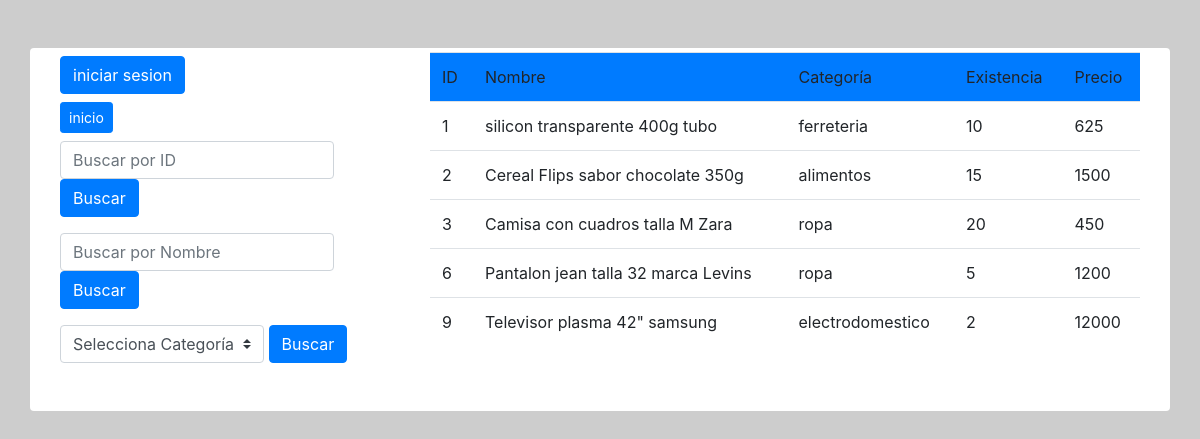
The page / on the database its author committed.
### tables this page shows
CREATE TABLE `productos` (
  `id` int(11) NOT NULL,
  `nombre` varchar(60) NOT NULL,
  `precio` float NOT NULL,
  `idcategoria` int(11) NOT NULL,
  `idusuario` int(11) NOT NULL,
  `existencia` float NOT NULL
);

CREATE TABLE `catalogo` (
  `id` int(11) NOT NULL,
  `nombre` varchar(60) NOT NULL
);

### application/controllers/Inicio.php (called while the page is built, shortened)
<?php
class Inicio extends CI_Controller
{
	public function __construct()
	{
		$this->load->model('system');
		$this->load->library('session');
	}
	public function index()
	{
		$query = $this->system->all_products();
		$data['query'] = $query;
		$this->load->view('index', $data);
	}
}

### index.php (called while the page is built, shortened)
<?php
require_once BASEPATH.'core/CodeIgniter.php';

### application/models/System.php (called while the page is built, shortened)
<?php
class System extends CI_Model
{
	public function all_products()
	{	return $this->db->select('(productos.id) as id, (productos.nombre) as nombre, existencia, precio,(catalogo.nombre) as catalogo')
						->join('catalogo', 'idcategoria = catalogo.id', 'inner')
						->get('productos');
	}
}
?>

### application/views/index.php (the view, shortened to what this page needs)
<!DOCTYPE html>
<html lang='es'>
	<head>
		<link rel="stylesheet" href="<?php echo base_url(); ?>resource/Bootstrap/css/bootstrap.min.css">
		<link rel="stylesheet" href="<?php echo base_url(); ?>resource/fontawesome/css/all.min.css">
		<link rel="stylesheet" type="text/css" href="<?php echo base_url(); ?>resource/css/estilo.css">
	</head>
	<body>
		<div class="container bg-white rounded">
			<div class="mt-5 d-flex">
				<div class="col-4">
					<?php
					if (!isset($this->session->usuario)) {
						echo "<div class='mt-2'>";
						echo "<a href='".base_url('sesion')."' class='btn btn-primary mb-2'>iniciar sesion</a>";
						echo "</div>";
					} else {
						echo "<div class='mt-2'>";
						echo "Bienvenidos ".$this->session->usuario."!";
						echo "<a href='".base_url('sesion/cerrar_sesion')."' class='btn btn-danger btn-sm ml-2'> Cerrar sesión</a>";
						echo "</div>";
					}
					?>
					<div>
					<a class="btn btn-primary btn-sm" href="<?php echo base_url('inicio'); ?>">inicio</a>
					</div>
					<form action="<?php echo base_url('inicio/search_products') ?>" method="POST" class="mt-2">
						<div class="form-group form-inline">
							<input name="id" type="text" class="form-control mr-1" placeholder="Buscar por ID">
							<input type="submit" class="btn btn-primary" value="Buscar">
						</div>
					</form>
					<form action="<?php echo base_url('inicio/search_products') ?>" method="POST">
						<div class="form-group form-inline">
							<input name="nombre" type="text" class="form-control mr-1" placeholder="Buscar por Nombre">
							<input type="submit" class="btn btn-primary" value='Buscar'>
						</div>
					</form>
					<form action="<?php echo base_url('inicio/search_products') ?>" method="POST">
						<div class="custom-control form-inline p-0 mb-5">
							<select name="categoria" id="categoria" class="custom-select">
								<option value="">Selecciona Categoría</option>
							</select>
							<input type="submit" class="btn btn-primary" value='Buscar'>
						</div>
					</form>
				</div>
				<div class="col-8 table-responsive">
					<table class="mt-1 mb-1 table rounded table-hover">
						<thead>
							<tr class="bg-primary">
								<td>ID</td>
								<td>Nombre</td>
								<td>Categoría</td>
								<td>Existencia</td>
								<td>Precio</td>
							</tr>
						</thead>
						<tbody>
							<?php
							if(isset($empty)){
								echo "<tr>";
								echo "<td>"."</td>";
								echo "<td>".'Ningun Resultado'."</td>";
								echo "<td>"."</td>";
								echo "<td>"."</td>";
								echo "<td>"."</td>";
								echo "</tr>";
							} else {
							foreach ($query->result() as $result) {
								echo "<tr>";
								echo "<td>".$result->id."</td>";
								echo "<td>".$result->nombre."</td>";
								echo "<td>".$result->catalogo."</td>";
								echo "<td>".$result->existencia."</td>";
								echo "<td>".$result->precio."</td>";
								echo "</tr>";
								}
							}
							?>
						</tbody>
					</table>
				</div>
			</div>
		</div>
	</body>
</html>

### resource/css/estilo.css (style rules this page uses)
body { background-color: #cdcdcd; }

### rows shown on the page
productos: id "1", nombre "silicon transparente 400g tubo", idcategoria.nombre "ferreteria", existencia "10", precio "625"
productos: id "2", nombre "Cereal Flips sabor chocolate 350g", idcategoria.nombre "alimentos", existencia "15", precio "1500"
productos: id "3", nombre "Camisa con cuadros talla M Zara", idcategoria.nombre "ropa", existencia "20", precio "450"
productos: id "6", nombre "Pantalon jean talla 32 marca Levins", idcategoria.nombre "ropa", existencia "5", precio "1200"
productos: id "9", nombre "Televisor plasma 42\" samsung", idcategoria.nombre "electrodomestico", existencia "2", precio "12000"
